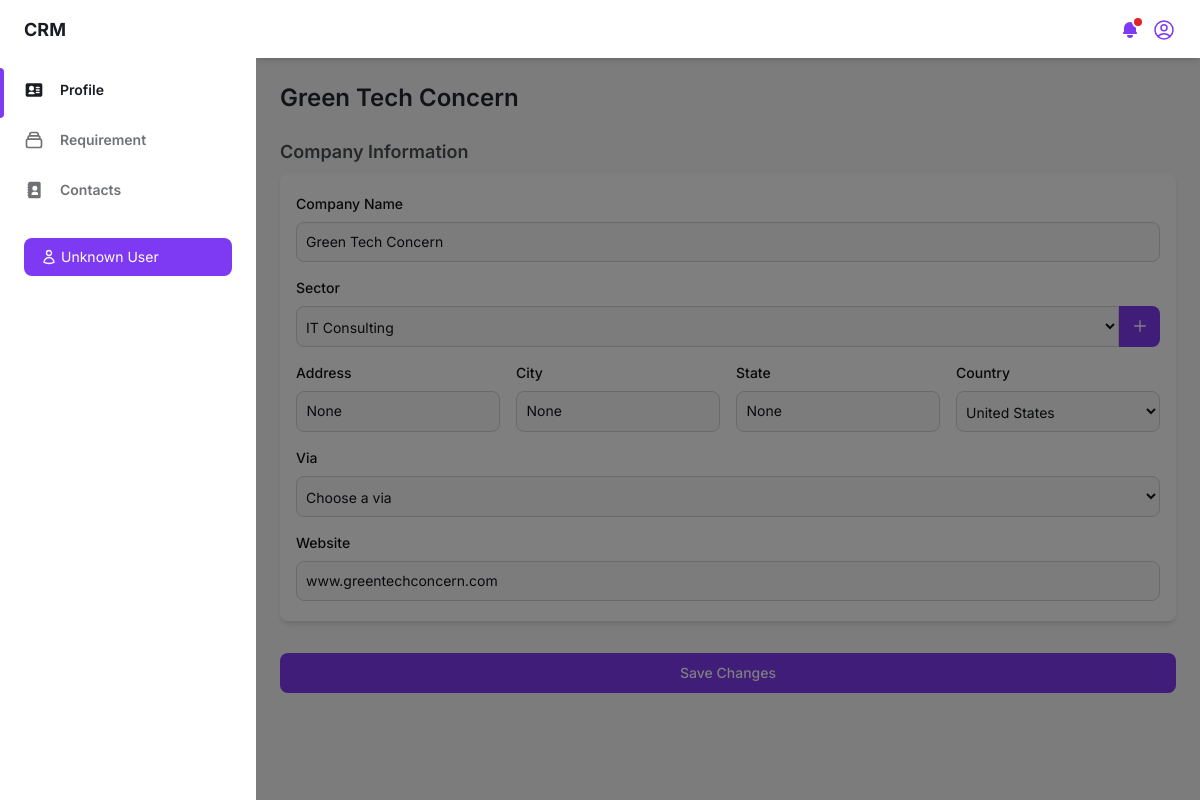
/company-profile/ (signed in), run on an earlier commit of the app's database.
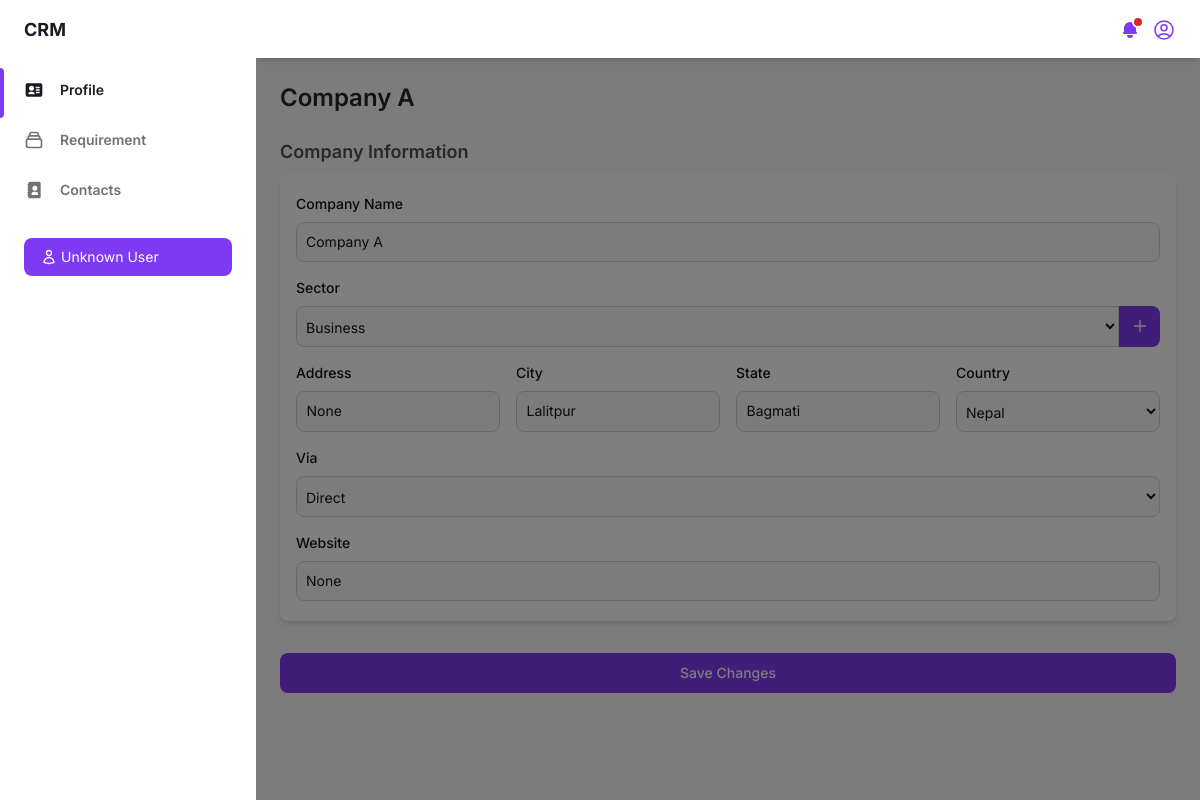
And on a later commit of the database.
### crm_app/models.py (models this page shows, shortened)
class Company(models.Model):
    company_name = models.CharField(max_length=100, unique=True)
    sector = models.ForeignKey(Sector, on_delete=models.SET_NULL, null=True, blank=True, related_name='sector_companies')
    address = models.CharField(max_length=100, null=True, blank=True)
    city = models.CharField(max_length=100, null=True, blank=True)
    state = models.CharField(max_length=100, null=True, blank=True)
    country = models.CharField(max_length=100, null=True, blank=True)
    via = models.CharField(max_length=100, null=True, blank=True)
    referral_name = models.CharField(max_length=100, null=True, blank=True)
    website = models.CharField(max_length=255, null=True, blank=True)
    created_by = models.OneToOneField(User, on_delete=models.SET_NULL, null=True, blank=True, related_name='created_company')
    date = models.DateField(default=now)
    status = models.BooleanField(default=True)
    cluster = models.IntegerField(null=True, blank=True)
    class Meta:
        verbose_name_plural = "companies"

class Sector(models.Model):
    sector_name = models.CharField(max_length=100, unique=True)

### crm_app/views.py (the view)
# urls.py: path('company-profile/', views.company_profile, name='company_profile'),
def company_profile(request):
    if 'user_id' not in request.session:
        return redirect('user')
    user_id = request.session.get('user_id')
    user = User.objects.get(id=user_id)
    sectors = Sector.objects.values('id', 'sector_name').order_by('sector_name')
    user_company = Company.objects.filter(created_by=user).first()
    if user_company:
        contacts = Contact.objects.filter(company=user_company)
        return render(request, 'companyprofile.html', {'user': user, 'company': user_company, 'contacts': contacts, 'sectors': sectors, 'edit_mode': True})
    else:
        return render(request, 'companyprofile.html', {'user': user, 'sectors': sectors, 'edit_mode': False})

### templates/companyprofile.html (shortened to what the changed rows need)
{% load static %}
<!DOCTYPE html>
<html :class="{ 'theme-dark': dark }" x-data="data()" lang="en">
<head>
    <link rel="stylesheet" href="{% static 'css/tailwind.output.css' %}"/>
    <link rel="stylesheet" href="{% static 'css/style.css' %}" />
</head>
<body>
    <div class="flex h-screen bg-gray-50 dark:bg-gray-900" :class="{ 'overflow-hidden': isSideMenuOpen }">
        <div class="flex flex-col flex-1 w-full">
            <main class="h-full" id="main-company-content">
                <div class="container px-6 mx-auto grid">
                    {% if edit_mode %}
                        <h2 class="my-6 text-2xl font-semibold text-gray-700 dark:text-gray-200">{{ company.company_name }}</h2>
                        <form id="companyForm" action="{% url 'update_company' company.id %}" method="POST">
                            <div class="mb-4 mx-auto grid">
                                <h4 class="mb-2 text-lg font-semibold text-gray-600 dark:text-gray-300">Company Information</h4>
                                <div class="px-4 py-5 mb-8 bg-white rounded-lg shadow-md dark:bg-gray-800">
                                    <div class="mb-4">
                                        <label for="company-name" class="block mb-2 text-sm font-medium text-gray-900 dark:text-white">Company Name</label>
                                        <input type="text" id="company-name" value="{{ company.company_name }}" name="company_name" class="block p-[9px] w-full z-20 text-sm text-gray-900 bg-gray-50 rounded-lg border border-gray-300 focus:ring-blue-500 focus:border-blue-500 dark:bg-gray-700 dark:border-gray-600 dark:placeholder-gray-400 dark:text-white dark:focus:border-blue-500" placeholder="Enter company name" required />
                                    </div>
                                    <div class="mb-4">
                                        <label for="sector" class="block mb-2 text-sm font-medium text-gray-900 dark:text-white">Sector</label>
                                        <div class="flex items-center">
                                            <select id="sector" name="sector" class="bg-gray-50 border border-gray-300 text-gray-900 text-sm rounded-l-lg focus:ring-blue-500 focus:border-blue-500 block w-full p-2.5 pl-[5px] dark:bg-gray-700 dark:border-gray-600 dark:placeholder-gray-400 dark:text-white dark:focus:ring-blue-500 dark:focus:border-blue-500">
                                                {% for sector in sectors %}
                                                    <option value="{{ sector.id }}" {% if sector.id == company.sector.id %} selected {% endif %}>{{ sector.sector_name }}</option>
                                                {% endfor %}
                                            </select>
                                            <button type="button" id="ajax-sector-button" data-modal-target="crud-modal" data-modal-toggle="crud-modal" class="text-sm font-medium leading-5 text-white transition-colors duration-150 bg-purple-600 border border-transparent rounded-r-lg hover:bg-purple-700 focus:outline-none focus:shadow-outline-purple p-[11.5px]">
                                                <svg class="w-4 h-4" fill="none" stroke="currentColor" viewBox="0 0 24 24" xmlns="http://www.w3.org/2000/svg">
                                                    <path stroke-linecap="round" stroke-linejoin="round" stroke-width="2" stroke="#ffffff" d="M12 4v16m8-8H4"></path>
                                                </svg>
                                            </button>
                                        </div>
                                    </div>
                                    <div class="grid gap-4 mb-4 md:grid-cols-4">
                                        <div>
                                            <label for="address" class="block mb-2 text-sm font-medium text-gray-900 dark:text-white">Address</label>
                                            <input type="text" id="address" value="{{ company.address }}" name="address" class="block p-[9.5px] w-full z-20 text-sm text-gray-900 bg-gray-50 rounded-lg border border-gray-300 focus:ring-blue-500 focus:border-blue-500 dark:bg-gray-700 dark:border-gray-600 dark:placeholder-gray-400 dark:text-white dark:focus:border-blue-500" placeholder="Enter address" />
                                        </div>
                                        <div>
                                            <label for="city" class="block mb-2 text-sm font-medium text-gray-900 dark:text-white">City</label>
                                            <input type="text" id="city" value="{{ company.city }}" name="city" class="block p-[9.5px] w-full z-20 text-sm text-gray-900 bg-gray-50 rounded-lg border border-gray-300 focus:ring-blue-500 focus:border-blue-500 dark:bg-gray-700 dark:border-gray-600 dark:placeholder-gray-400 dark:text-white dark:focus:border-blue-500" placeholder="Enter city" />
                                        </div>
                                        <div>
                                            <label for="state" class="block mb-2 text-sm font-medium text-gray-900 dark:text-white">State</label>
                                            <input type="text" id="state" value="{{ company.state }}" name="state" class="block p-[9.5px] w-full z-20 text-sm text-gray-900 bg-gray-50 rounded-lg border border-gray-300 focus:ring-blue-500 focus:border-blue-500 dark:bg-gray-700 dark:border-gray-600 dark:placeholder-gray-400 dark:text-white dark:focus:border-blue-500" placeholder="Enter state" />
                                        </div>
                                        <div>
                                            <label for="country" class="block mb-2 text-sm font-medium text-gray-900 dark:text-white">Country</label>
                                            <select id="country" name="country" class="bg-gray-50 border border-gray-300 text-gray-900 text-sm rounded-lg focus:ring-blue-500 focus:border-blue-500 block w-full p-2.5 pl-[5px] dark:bg-gray-700 dark:border-gray-600 dark:placeholder-gray-400 dark:text-white dark:focus:ring-blue-500 dark:focus:border-blue-500">
                                                <option value="USA" {% if company.country == "USA" %}selected{% endif %}>United States</option>
                                                <option value="Nepal" {% if company.country == "Nepal" %}selected{% endif %}>Nepal</option>
                                            </select>
                                        </div>
                                    </div>
                                    <div class="grid gap-4 mb-4 md:grid-cols-1">
                                        <div class="flex gap-4">
                                            <div class="flex-grow w-1/2">
                                                <label for="via" class="block mb-2 text-sm font-medium text-gray-900 dark:text-white">Via</label>
                                                <select id="via" name="via" class="bg-gray-50 border border-gray-300 text-gray-900 text-sm rounded-lg focus:ring-blue-500 focus:border-blue-500 block w-full p-2.5 pl-[5px] dark:bg-gray-700 dark:border-gray-600 dark:placeholder-gray-400 dark:text-white dark:focus:ring-blue-500 dark:focus:border-blue-500">
                                                    <option value="">Choose a via</option>
                                                    <option value="Direct" {% if company.via == "Direct" %} selected {% endif %}>Direct</option>
                                                </select>
                                            </div>
                                        </div>
                                    </div>
                                    <div>
                                        <label for="website" class="block mb-2 text-sm font-medium text-gray-900 dark:text-white">Website</label>
                                        <input type="text" id="website" value="{{ company.website }}" name="website" class="block p-[9px] w-full z-20 text-sm text-gray-900 bg-gray-50 rounded-lg border border-gray-300 focus:ring-blue-500 focus:border-blue-500 dark:bg-gray-700 dark:border-gray-600 dark:placeholder-gray-400 dark:text-white dark:focus:border-blue-500" placeholder="Enter website link" />
                                    </div>
                                </div>
                                <button type="submit" class="text-white bg-purple-600 hover:bg-purple-700 focus:ring-4 focus:ring-purple-300 font-medium rounded-lg text-sm w-full mb-[22px] px-5 py-2.5 text-center dark:bg-purple-600 dark:hover:bg-purple-700 dark:focus:ring-purple-900">
                                    Save Changes
                                </button>
                            </div>
                        </form>
                    {% endif %}
                </div>
            </main>
        </div>
    </div>
</body>
</html>

What changed in the data, as far as the page shows it:
removed Company: company_name "Green Tech Concern", sector "IT Consulting", address "None", city "None", state "None", country "United States", website "www.greentechconcern.com"
added Company: company_name "Company A", sector "Business", address "None", city "Lalitpur", state "Bagmati", country "Nepal", via "Direct", website "None"
Also different on the page:
form field via: "Choose a via" → (not shown)
